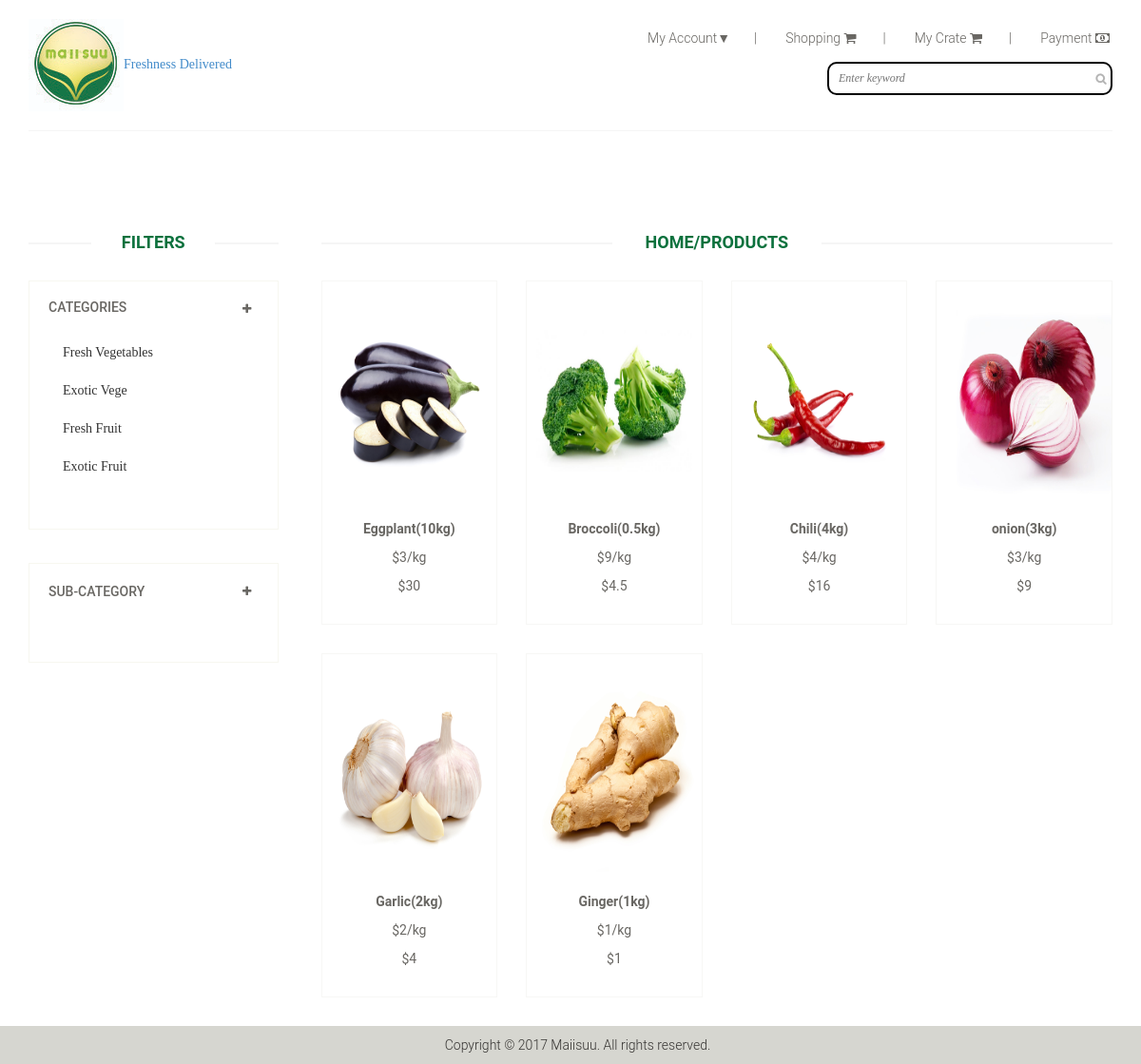
The page /favourite_index.php on the database its author committed.
### tables this page shows
CREATE TABLE `product` (
  `product_id` bigint(20) NOT NULL,
  `product_name` varchar(500) NOT NULL,
  `product_img` varchar(500) NOT NULL,
  `product_weightkg` varchar(100) NOT NULL,
  `product_pricekg` varchar(100) NOT NULL,
  `product_price` varchar(100) NOT NULL,
  `category` varchar(100) NOT NULL,
  `sub_category` varchar(500) NOT NULL
);

### favourite_index.php (the view, shortened to what this page needs)
<!DOCTYPE html>
<html lang="en">
<head>
    <link href="css/bootstrap.min.css" rel="stylesheet">
    <link href="css/font-awesome.min.css" rel="stylesheet">
    <link href="css/prettyPhoto.css" rel="stylesheet">
    <link href="css/price-range.css" rel="stylesheet">
    <link href="css/animate.css" rel="stylesheet">
	<link href="css/main.css" rel="stylesheet">
	<link href="css/responsive.css" rel="stylesheet">
</head>
<body>
	<header id="header">
		<div class="header-middle">
			<div class="container">
				<div class="row">
					<div class="col-sm-4">
						<div class="logo pull-left">
							<a href="index.html"><img src="images/Logo 8.jpg" alt="" />Freshness Delivered</a>
						</div>
					</div>
					<div class="col-sm-8">
						<div class="shop-menu pull-right">
							<ul class="nav navbar-nav">
								<li class="dropdown-toggle" data-toggle="dropdown" data-hover="dropdown"><a href="">My Account&#9660;<span style="margin-left:25px">|</span></a></li>
<li><a href="index_home.php"> Shopping <i class="fa fa-shopping-cart"></i><span style="margin-left:25px">|</span></a></li>
<li><a href="mycrate.php"> My Crate <i class="fa fa-shopping-cart"></i><span style="margin-left:25px">|</span></a></li>
<li><a href="checkout-login-register.php"> Payment <i class="fa fa-money"></i></a></li>
							</ul>
						</div>
					</div>
                    <div class="search_box pull-right" style="margin-top:15px;">
							<input type="text" placeholder="Enter keyword" style="width:300px"/>
					</div>
				</div>
			</div>
		</div>
		<div class="header-bottom">
			<div class="container">
				<div class="row">
					<div class="col-sm-12">
					</div>
				</div>
			</div>
		</div>
	</header>
	<section id="slider">
		<div class="container">
			<div class="row">
				<div class="col-sm-12">
				</div>
			</div>
		</div>
	</section>
	<section>
		<div class="container">
			<div class="row">
				<div class="col-sm-3">
					<div class="left-sidebar">
						<h2>FILTERS</h2>
						<div class="panel-group category-products" id="accordian">
							<div class="panel panel-default">
								<div class="panel-heading">
									<h4 class="panel-title">
										<a data-toggle="collapse" data-parent="#accordian" href="#sub1">
											<span class="badge pull-right"><i class="fa fa-plus"></i></span>
										<div>Categories </div>
										</a>
									</h4>
								</div>
								<div id="sub1" class="panel-collapse collapse in">
									<div class="panel-body">
										<ul id="filter">
                                               <?php
        $filter = mysql_query("SELECT DISTINCT category FROM categories") or die(mysql_error());
        while($row = mysql_fetch_assoc($filter))
        {
            echo '<li value="'.$row['category'].'">'.$row['category'].'</li>';
        }
    ?>
										</ul>
									</div>
								</div>
							</div>
						</div>
						<div class="panel-group category-products" id="accordian1">
							<div class="panel panel-default">
								<div class="panel-heading">
									<h4 class="panel-title">
										<a data-toggle="collapse" data-parent="#accordian" href="#sub2">
											<span class="badge pull-right"><i class="fa fa-plus"></i></span>
											Sub-Category
										</a>
									</h4>
								</div>
								<div id="sub2" class="panel-collapse collapse in">
									<div class="panel-body">
									</div>
								</div>
							</div>
						</div>
					</div>
				</div>
				<div class="col-sm-9 padding-right">
					<div class="features_items">
						<h2   class="title text-center">HOME/PRODUCTS</h2>
						<?php
						$sql = 'SELECT * FROM product ORDER BY product_id DESC';
						$result = mysql_query($sql);
						if (mysql_num_rows($result) > 0)
						{
   						while($row = mysql_fetch_assoc($result))
						{
						?>
						<div class="col-sm-4" style=" width:25%; height:10%;">
							<div class="product-image-wrapper">
								<div class="single-products">
										<div class="productinfo text-center">
 <form id="form" method="POST" action="favourites_add_list_ss.php" enctype="multipart/form-data">
						<img src="images/<?php echo $row['product_img']; ?>" width="50px" height="250px" alt=""  />
							<p><b><?php echo $row['product_name']; ?>(<?php echo $row['product_weightkg'];?>kg)</b></p>
											<p>$<?php echo $row['product_pricekg']; ?>/kg</p>
                                            <p>$<?php echo $row['product_price']; ?></p>
<button id="sub" class="btn btn-default" style="border-style:none" type="submit" name="addtofav"><i class="heart"></i></button>
                                        </form>
										</div>
								</div>
							</div>
						</div>
						<?php
					   }
	                }
         ?>
					</div>
				</div>
			</div>
		</div>
	</section>
	<footer id="footer">
		<div class="footer-bottom">
			<div class="container">
				<div class="row">
					<center><p>Copyright © 2017 Maiisuu. All rights reserved.</p></center>
				</div>
			</div>
		</div>
	</footer>
</body>
</html>

### css/main.css (style rules this page uses)
body { font-family: maiisuu; position: relative; font-weight:400px; }
ul li { list-style: none; }
a { -webkit-transition: 300ms; -moz-transition: 300ms; -o-transition: 300ms; transition: 300ms; }
h1, h2, h3, h4, h5, h6 { font-family: 'Roboto', sans-serif; }
.header-middle .container .row { border-bottom: 1px solid #f5f5f5; margin-left: 0; margin-right: 0; padding-bottom: 20px; padding-top: 20px; }
.header-middle .container .row .col-sm-4 { padding-left: 0; }
.header-middle .container .row .col-sm-8 { padding-right:0; }
.shop-menu ul li { display:inline-block; padding-left: 15px; padding-right: 15px; }
.shop-menu ul li:last-child { padding-right: 0; }
.shop-menu ul li a { background: #FFFFFF; color: #696763; font-family: 'Roboto', sans-serif; font-size: 14px; font-weight: 300; padding:0; padding-right: 0; margin-top: 10px; }
.shop-menu ul li a i { margin-right:3px; }
.header-bottom { padding-bottom: 30px; padding-top: 30px; }
.search_box input { border: 2px solid black; border-radius:10px; color: #B2B2B2; font-family: 'maiisuu'; font-style:italic; font-size: 12px; font-weight: 300; height: 35px; outline: medium none; padding-left: 10px; width: 155px; background-image: url(../images/home/searchicon.png); background-repeat: no-repeat; background-position: 280px; }
#footer { background: #F0F0E9; }
.footer-bottom { background: #D6D6D0; padding-top: 10px; }
.footer-bottom p { color: #363432; font-family: 'Roboto', sans-serif; font-weight: 300; margin-left: 15px; }
#slider { padding-bottom: 45px; }
.category-products { border: 1px solid #F7F7F0; margin-bottom: 35px; padding-bottom: 20px; padding-top: 15px; }
.left-sidebar h2, .brands_products h2 { color: #0b713d; font-family: 'Roboto', sans-serif; font-size: 18px; font-weight: 700; margin: 0 auto 30px; text-align: center; text-transform: uppercase; position: relative; z-index:3; }
.left-sidebar h2:after, h2.title:after { content: " "; position: absolute; border: 1px solid #f5f5f5; bottom:8px; left: 0; width: 100%; height: 0; z-index: -2; }
.left-sidebar h2:before { content: " "; position: absolute; background: #fff; bottom: -6px; width: 130px; height: 30px; z-index: -1; left: 50%; margin-left: -65px; }
h2.title:before { content: " "; position: absolute; background: #fff; bottom: -6px; width: 220px; height: 30px; z-index: -1; left: 50%; margin-left: -110px; }
.category-products .panel { background-color: #FFFFFF; border: 0px; border-radius: 0px; box-shadow:none; margin-bottom: 0px; }
.category-products .panel-default .panel-heading { background-color: #FFFFFF; border: 0 none; color: #FFFFFF; padding: 5px 20px; }
.category-products .panel-default .panel-heading .panel-title a { color: #696763; font-family: 'Roboto', sans-serif; font-size: 14px; text-decoration: none; text-transform: uppercase; }
.panel-group .panel-heading + .panel-collapse .panel-body { border-top: 0 none; }
.category-products .badge { background:none; border-radius: 10px; color: #696763; display: inline-block; font-size: 12px; font-weight: bold; line-height: 1; min-width: 10px; padding: 3px 7px; text-align: center; vertical-align: baseline; white-space: nowrap; }
.panel-body ul { padding-left: 20px; }
.padding-right { padding-right: 0; }
.features_items { overflow:hidden; }
h2.title { color: #0b713d; font-family: 'Roboto', sans-serif; font-size: 18px; font-weight: 700; margin: 0 15px; text-transform: uppercase; margin-bottom: 30px; position: relative; }
.product-image-wrapper { border:1px solid #F7F7F5; overflow: hidden; margin-bottom:30px; }
.single-products { position: relative; }
.productinfo p { font-family: 'Roboto', sans-serif; font-size: 14px; font-weight: 400; color: #696763; }
.productinfo img { width: 100%; }
.productinfo { position:relative; }
#form { display: block; margin-bottom: 0px; margin-top: 0px; overflow: hidden; color:#FFFFFF; }
.category-products ul li { padding:10px 0px; }

### favourite_index.php (style rules this page uses)
li { cursor: pointer; cursor: hand; }
.heart { width: 100px; height: 100px; position: absolute; left: 50%; top: 95%; transform: translate(-50%, -50%); background: url(https://cssanimation.rocks/images/posts/steps/heart.png) no-repeat; background-position: 0 0; cursor: pointer; animation: fave-heart 1s steps(28); }

### rows shown on the page
product: product_img (picture), product_name "Eggplant", product_weightkg "10", product_pricekg "3"
product: product_img (picture), product_name "Broccoli", product_weightkg "0.5", product_pricekg "9"
product: product_img (picture), product_name "Chili", product_weightkg "4", product_pricekg "4"
product: product_img (picture), product_name "onion", product_weightkg "3", product_pricekg "3"
product: product_img (picture), product_name "Garlic", product_weightkg "2", product_pricekg "2"
product: product_img (picture), product_name "Ginger", product_weightkg "1", product_pricekg "1"

### other values the page prints
$row['category'] "Fresh Vegetables"
$row['category'] "Exotic Vege"
$row['category'] "Fresh Fruit"
$row['category'] "Exotic Fruit"
